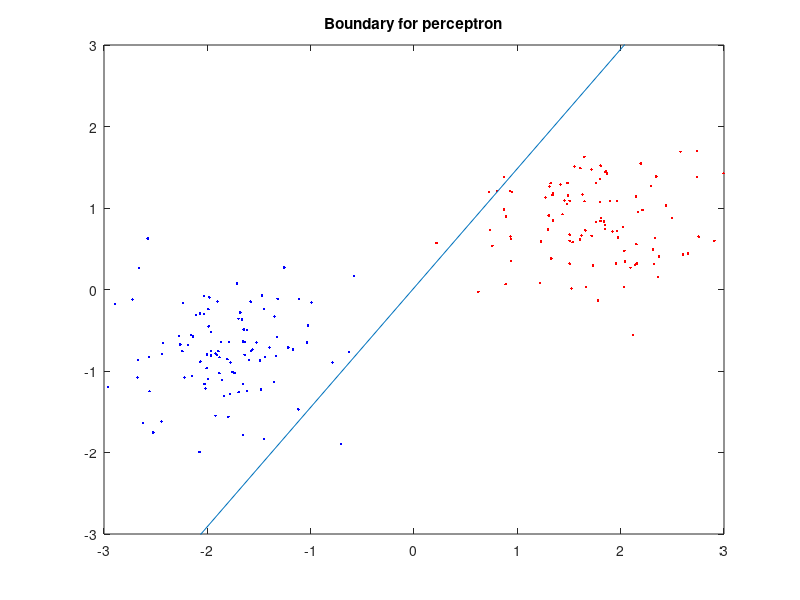
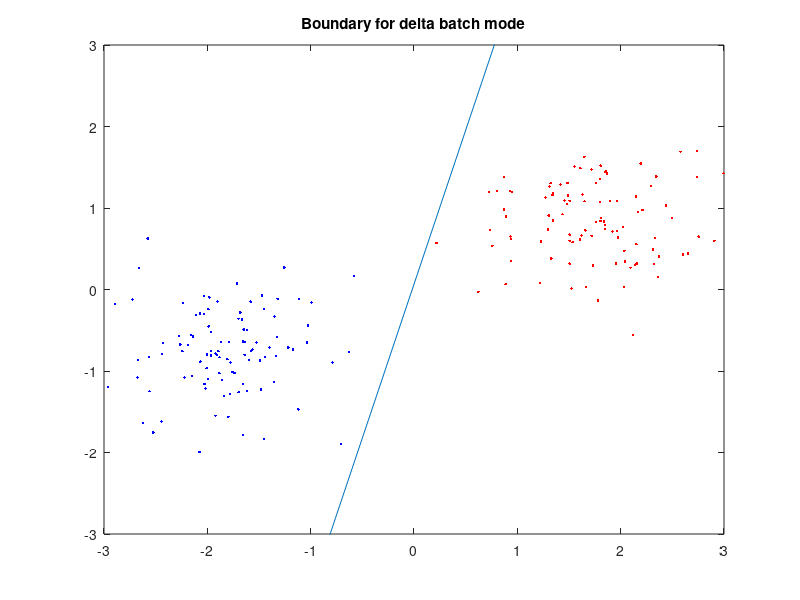
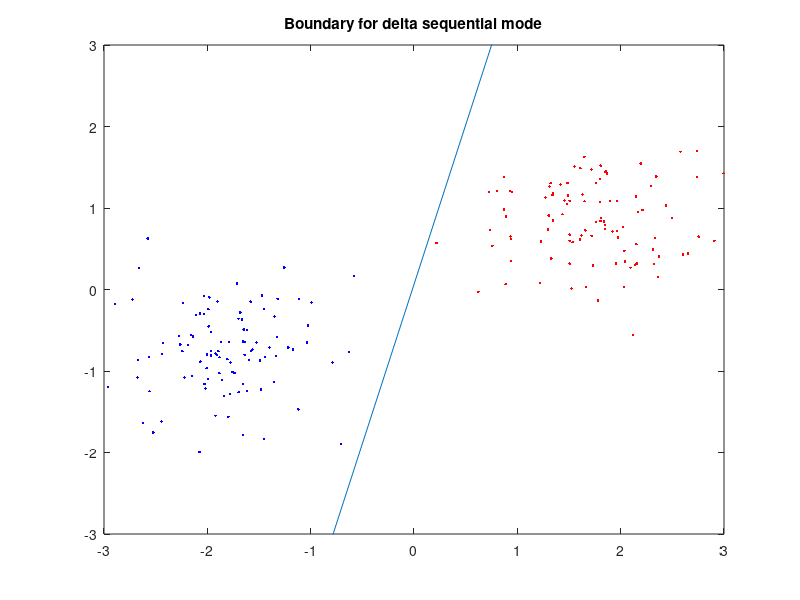
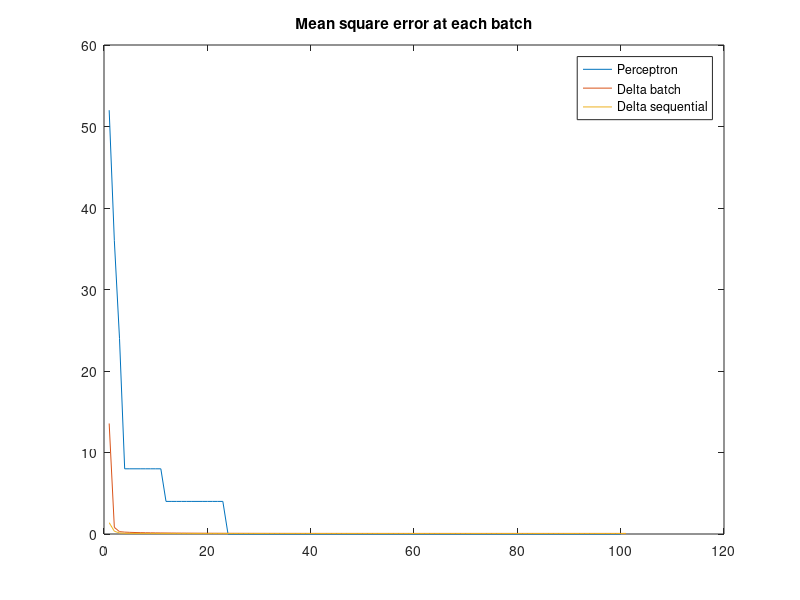

These charts were generated, in order, by the following MATLAB code:

%% 3.1.2

%training data
n = 100;
mA = [ 1.8, 0.8]; sigmaA = 0.5;
mB = [-1.8, -0.8]; sigmaB = 0.5;
classA(1,:) = randn(1,n) .* sigmaA + mA(1);
classA(2,:) = randn(1,n) .* sigmaA + mA(2);
classA(3,:)=ones(1,n);
classB(1,:) = randn(1,n) .* sigmaB + mB(1);
classB(2,:) = randn(1,n) .* sigmaB + mB(2);
classB(3,:)=-ones(1,n);

tmp = [classA,classB];
patterns=tmp(:,randperm(2*n));
w=randn(1,3);
targets=(patterns(3,:));
patterns=[patterns(1:2,:);ones(1,2*n)];

%test data
tclassA(1,:) = randn(1,n) .* sigmaA + mA(1);
tclassA(2,:) = randn(1,n) .* sigmaA + mA(2);
tclassA(3,:)=ones(1,n);
tclassB(1,:) = randn(1,n) .* sigmaB + mB(1);
tclassB(2,:) = randn(1,n) .* sigmaB + mB(2);
tclassB(3,:)=-ones(1,n);

tmp = [tclassA,tclassB];
tpatterns=tmp(:,randperm(2*n));
ttargets=(tpatterns(3,:));
tpatterns=[tpatterns(1:2,:);ones(1,2*n)];


%% perceptron (3.1.2.1)

eta=0.003;
epoch=100;

e1=[];

for j=1:epoch
    for i=1:n*2

        y=sign(w*patterns(:,i));
        e=targets(i)-y;
    
        deltaw=eta*e*patterns(:,i)';
        w=w+deltaw;

    end
    
    y=sign(w*patterns);
    e=targets-y;
    e1=[e1,sum(e.^2)];
    
end


%test
typerc=sign(w*tpatterns);
correctperc = sum(typerc==ttargets);

figure(1)
plot(classA(1,:),classA(2,:),'r.')
hold on

plot(classB(1,:),classB(2,:),'b.')

w1= ([w(1),w(2)]./norm(w))*(-w(3))/norm(w);
w2=[w1(2),-w1(1)]+w1;


xlim([-3 3])
ylim([-3 3])

m = (w2(2)-w2(1))/(w1(2)-w1(1));
n1 = w2(2)*m - w1(2);
y1 = m*-3 + n1;
y2 = m*3 + n1;
line([-3,3],[y1 y2])
title('Boundary for perceptron')
hold off



%% delta bacth mode (3.1.2.1)

epochs = 100;
eta=0.001;
w=randn(1,3);

e2=[];

for i=0:epochs

    e=w*patterns-targets;
    
    deltaw=eta*e*patterns';
    w=w-deltaw;
    
    
    e2=[e2,sum(e.^2)/200];
    
end


%test
tydelta=sign(w*tpatterns);
correctdelta = sum(tydelta==ttargets);

figure(2)
plot(classA(1,:),classA(2,:),'r.')
hold on

plot(classB(1,:),classB(2,:),'b.')
w1= ([w(1),w(2)]./norm(w))*(-w(3))/norm(w);
w2=[w1(2),-w1(1)]+w1;

xlim([-3 3])
ylim([-3 3])

m = (w2(2)-w2(1))/(w1(2)-w1(1));
n1 = w2(2)*m - w1(2);
y1 = m*-3 + n1;
y2 = m*3 + n1;
title('Boundary for delta batch mode')
line([-3,3],[y1 y2])
hold off


%% delta sequential (3.1.2.2)

w=randn(1,3);

e3=[];

for i=0:epochs

    for j=1:n*2
        e=w*patterns(:,j)-targets(:,j);

        deltaw=eta*e*patterns(:,j)';
        w=w-deltaw;
    end
    
    e=w*patterns-targets;
    e3=[e3,sum(e.^2)/200];
    
end

%test
tydelta=sign(w*tpatterns);
correctdelta = sum(tydelta==ttargets);

figure(3)
plot(classA(1,:),classA(2,:),'r.')
hold on

plot(classB(1,:),classB(2,:),'b.')
w1= ([w(1),w(2)]./norm(w))*(-w(3))/norm(w);
w2=[w1(2),-w1(1)]+w1;

xlim([-3 3])
ylim([-3 3])

m = (w2(2)-w2(1))/(w1(2)-w1(1));
n1 = w2(2)*m - w1(2);
y1 = m*-3 + n1;
y2 = m*3 + n1;
title('Boundary for delta sequential mode')
line([-3,3],[y1 y2])
hold off

%% Ploting mean square error (3.1.2.1 & 3.1.2.2)


figure(4)
plot(e1)
hold on
plot(e2)

%comment e3 for 3.1.2.1
plot(e3)
legend('Perceptron','Delta batch','Delta sequential')
title('Mean square error at each batch')



%% 3.1.2.3


%training data
n = 100;
mA = [ 1.8, -0.8]; sigmaA = 0.5;
mB = [-1, 0.5]; sigmaB = 0.5;
classA(1,:) = randn(1,n) .* sigmaA + mA(1);
classA(2,:) = randn(1,n) .* sigmaA + mA(2);
classA(3,:)=ones(1,n);
classB(1,:) = randn(1,n) .* sigmaB + mB(1);
classB(2,:) = randn(1,n) .* sigmaB + mB(2);
classB(3,:)=-ones(1,n);

tmp = [classA,classB];
patterns=tmp(:,randperm(2*n));
targets=(patterns(2,:));
patterns=[patterns(1:2,:)];

epochs = 100;
eta=0.001;
w=randn(1,2);

e2=[];

for i=0:epochs

    e=w*patterns-targets;
    
    deltaw=eta*e*patterns';
    w=w-deltaw;
    
    
    e2=[e2,sum(e.^2)/200];
    
end

%test
tydelta=sign(w*tpatterns(1:2,:));
correctdelta = sum(tydelta==ttargets);

close all
figure(5)
plot(classA(1,:),classA(2,:),'r.')
hold on

plot(classB(1,:),classB(2,:),'b.')
w1=[-w(2), w(1)];
w2=-w1;

xlim([-3 3])
ylim([-3 3])

title('Boundary for delta batch mode without bias')
plot([0,w(1)],[0,w(2)])
plot([w1(1),w2(1)],[w1(2),w2(2)])

hold off

